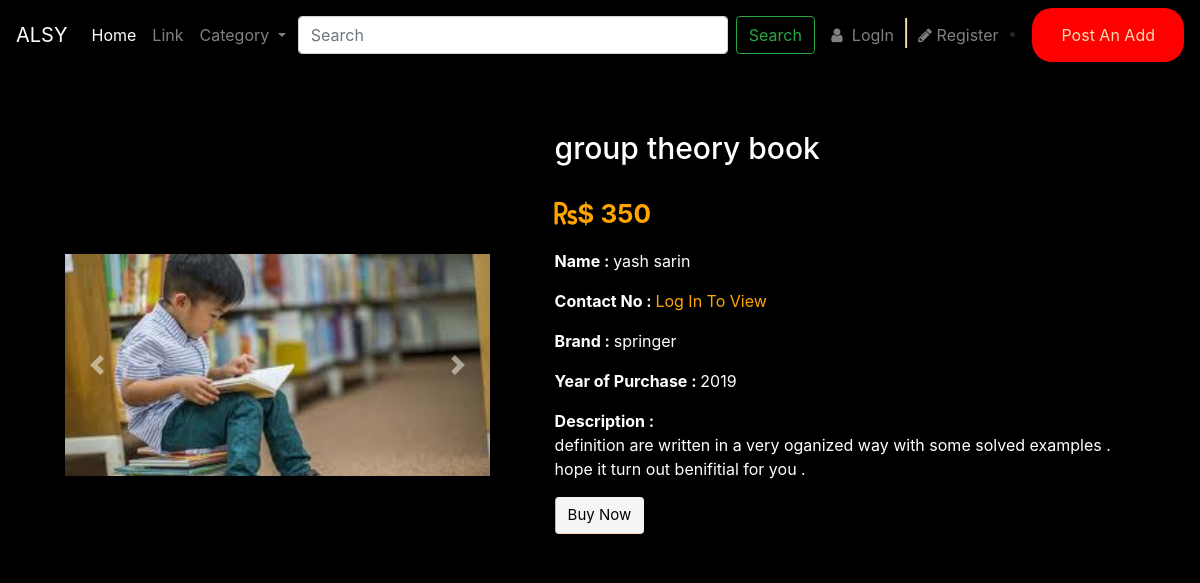
/description/descc.php?product_id=36, run on the app's committed database.
### tables this page shows
CREATE TABLE `product` (
  `product_id` int(10) UNSIGNED NOT NULL,
  `seller_id` int(10) UNSIGNED NOT NULL,
  `category_id` int(10) UNSIGNED DEFAULT NULL,
  `product_name` varchar(50) NOT NULL,
  `price` int(12) UNSIGNED NOT NULL,
  `purchase_year` varchar(4) DEFAULT NULL,
  `description` text NOT NULL,
  `brand` varchar(15) DEFAULT NULL,
  `image1` varchar(250) NOT NULL,
  `image2` varchar(250) NOT NULL,
  `image3` varchar(250) NOT NULL
);

CREATE TABLE `user` (
  `user_id` int(10) UNSIGNED NOT NULL,
  `first_name` varchar(20) NOT NULL,
  `last_name` varchar(20) NOT NULL,
  `email` varchar(100) NOT NULL,
  `pass` varchar(500) NOT NULL
);

### description/description.php (called while the page is built, shortened)
<?php
require_once "pdo.php";
$stmt = $pdo->prepare("SELECT * FROM product where product_id = :xyz");
$stmt->execute(array(":xyz" => $_GET['product_id']));
$row = $stmt->fetch(PDO::FETCH_ASSOC);
$a = htmlentities($row['product_name']);
$b = htmlentities($row['price']);
$c = htmlentities($row['purchase_year']);
$d = htmlentities($row['brand']);
$e = htmlentities($row['description']);
$f = htmlentities($row['image1']);
$seller_id = $row['seller_id'];
$select_stmt = $pdo->prepare("SELECT * FROM seller where seller_id = :id");
$select_stmt->execute(array(":id" => $seller_id));
$row1 = $select_stmt->fetch(PDO::FETCH_ASSOC);
$user_id = $row1['user_id'];
$s = $pdo->prepare("SELECT * FROM user where user_id = :u_id");
$s->execute(array(":u_id" => $user_id));
$row2 = $s->fetch(PDO::FETCH_ASSOC);
$j = htmlentities($row2['first_name']);
$k = htmlentities($row2['last_name']);
?>

### description/descc.php (the view, shortened to what this page needs)
<?php include 'description.php'; ?>
<!DOCTYPE html>
<html lang="en">
<head>
    <link href="desc_style.css" rel="stylesheet">
    <link rel="stylesheet" href="https://stackpath.bootstrapcdn.com/bootstrap/4.5.2/css/bootstrap.min.css">
    <link rel="stylesheet" href="https://cdnjs.cloudflare.com/ajax/libs/font-awesome/4.7.0/css/font-awesome.min.css">
</head>
<body>
    <nav class="navbar navbar-expand-lg navbar-dark ">
  <a class="navbar-brand" href="#">ALSY</a>
  <div class="collapse navbar-collapse" id="navbarSupportedContent">
    <ul class="navbar-nav mr-auto">
      <li class="nav-item active">
        <a class="nav-link" href="../new_home/">Home <span class="sr-only">(current)</span></a>
      </li>
      <li class="nav-item">
        <a class="nav-link" href="#">Link</a>
      </li>
      <li class="nav-item dropdown">
        <a class="nav-link dropdown-toggle" href="#" id="navbarDropdown" role="button" data-toggle="dropdown" aria-haspopup="true" aria-expanded="false">
          Category
        </a>
      </li>
    </ul>
    <ul class="navbar-nav mr-auto">
    <form class="form-inline my-2 my-lg-0 ">
      <input class="form-control mr-sm-2" id="navBarSearchForm"type="search" placeholder="Search" aria-label="Search">
      <button class="btn btn-outline-success my-2 my-sm-0" type="submit">Search</button>
    </form>
    </ul>
    <ul class="navbar-nav mr-auto float-right">
      <li id="login_logout" class="nav-item ">
        <a class="nav-link " href="../login/login_page.php"><i class="fa fa-fw fa-user"></i> LogIn</a>
      </li>
      <li class="dandi">|</li>
      <li class="nav-item ">
        <a class="nav-link " href="../login/register_page.php"><i class="fa fa-pencil"></i> Register</a>
      </li>
    </ul>
    <li class="nav-item ">
        <button id="post_add_btn" class="btn">
        <a id="post_add" class="nav-link float-right postaddbutton"  href="../login/login_page.php">Post An Add</a>
        </button>
      </li>
  </div>
</nav>
    <div class="container-fluid">
      <div class="row">
            <div class="col-md-5">
                <div id="carouselExampleControls" class="carousel slide" data-ride="carousel">
                    <div class="carousel-inner">
                      <div class="carousel-item active ">
                        <img src="../add_product/<?php echo $f; ?> " class="d-block w-100 fix_height" alt="product_image_1">
                      </div>
                    </div>
                    <a class="carousel-control-prev" href="#carouselExampleControls" role="button" data-slide="prev">
                      <span class="carousel-control-prev-icon" aria-hidden="true"></span>
                    </a>
                    <a class="carousel-control-next" href="#carouselExampleControls" role="button" data-slide="next">
                      <span class="carousel-control-next-icon" aria-hidden="true"></span>
                    </a>
                </div>
            </div>
            <div class="col-md-7">
                <h2 class="glow"> <?php echo $a; ?></h2>
                <p class="Product_Price"><i class="fas fa-rupee-sign"></i>$ <?php echo $b; ?> </p>
                <p><b>Name : </b><?php echo $j; ?> <?php echo $k; ?></p>
               <div id="contact_no">
                </div>
                <p><b>Brand : </b> <?php echo $d; ?> </p>
                <p><b>Year of Purchase : </b><?php echo $c; ?></p>
                <p><b>Description : </b><br> <?php echo $e; ?>  </p>
                <button type="button" class="btn  btnc cart">Buy Now</button>
            </div>
        </div>
    </div>
</body>
</html>

### description/desc_style.css (style rules this page uses)
body { background-color: rgb(0, 0, 0) !important; font-family: 'Segoe UI', Tahoma, Geneva, Verdana, sans-serif; margin: 0; padding: 0px; }
#navBarSearchForm { width: 430px; }
.mr-auto, .mx-auto { margin-right: 80px !important; }
li .btn { background-color: red !important; border-radius: 20px !important; color: rgb(255, 255, 255) !important; text-decoration-color: yellow !important; }
.dandi { color: wheat ; font-size: 25px !important; }
.row { padding-right: 59px; padding-top: 20px; padding-left: 50px; }
.container-fluid { padding-top: 40px; }
.col-md-7 { color: rgb(255, 255, 255); padding-left: 50px !important; }
.Product_Price { color: orange; font-size : 26px; font-weight: bold; padding-top: 20px; }
.cart { background-color:whitesmoke !important; color: #000000 !important; font-size: 15px !important; }
.btnc { border-top-color: yellow ; border-right-color: violet ; border-left-color: skyblue !important; border-bottom-color: peachpuff !important ; border-radius: 10px ; }
.fix_height { height: 380px; object-fit: contain !important; object-position: center center !important; }
.postaddbutton { color: wheat; }
.col-md-5 { padding: 45px ; }
.glow { font-size: 30px; color: #fff; text-align: left; -webkit-animation: glow 1s ease-in-out infinite alternate; -moz-animation: glow 1s ease-in-out infinite alternate; animation: glow 1s ease-in-out infinite alternate; }

### data on the page
product: image1 (picture), product_name "group theory book", price "350", brand "springer", purchase_year "2019", description "definition are written in a very oganized way with some solved examples . hope it turn out benifitial for you ."
user: first_name "yash", last_name "sarin"
